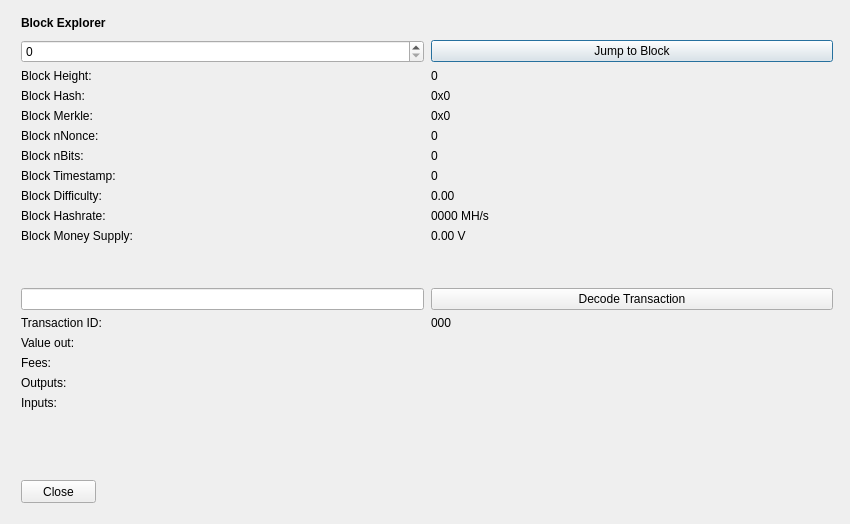
<?xml version="1.0" encoding="UTF-8"?>
<ui version="4.0">
 <class>BlockBrowser</class>
 <widget class="QDialog" name="BlockBrowser">
  <property name="windowModality">
   <enum>Qt::NonModal</enum>
  </property>
  <property name="enabled">
   <bool>true</bool>
  </property>
  <property name="geometry">
   <rect>
    <x>0</x>
    <y>0</y>
    <width>850</width>
    <height>524</height>
   </rect>
  </property>
  <property name="sizePolicy">
   <sizepolicy hsizetype="Preferred" vsizetype="Preferred">
    <horstretch>0</horstretch>
    <verstretch>0</verstretch>
   </sizepolicy>
  </property>
  <property name="minimumSize">
   <size>
    <width>0</width>
    <height>0</height>
   </size>
  </property>
  <property name="acceptDrops">
   <bool>false</bool>
  </property>
  <property name="windowTitle">
   <string>Version Block Explorer</string>
  </property>
  <layout class="QGridLayout">
   <property name="sizeConstraint">
    <enum>QLayout::SetMaximumSize</enum>
   </property>
   <property name="leftMargin">
    <number>21</number>
   </property>
   <property name="topMargin">
    <number>10</number>
   </property>
   <property name="rightMargin">
    <number>10</number>
   </property>
   <item row="1" column="0">
    <widget class="QWidget" name="widget" native="true">
     <widget class="QWidget" name="layoutWidgetBE1">
      <property name="geometry">
       <rect>
        <x>0</x>
        <y>0</y>
        <width>822</width>
        <height>27</height>
       </rect>
      </property>
      <layout class="QHBoxLayout" name="horizontalLayoutBE">
       <property name="spacing">
        <number>7</number>
       </property>
       <item>
        <widget class="QLabel" name="labelBlockExplorer">
         <property name="sizePolicy">
          <sizepolicy hsizetype="Preferred" vsizetype="Maximum">
           <horstretch>0</horstretch>
           <verstretch>0</verstretch>
          </sizepolicy>
         </property>
         <property name="font">
          <font>
           <weight>75</weight>
           <bold>true</bold>
          </font>
         </property>
         <property name="styleSheet">
          <string notr="true">font-weight:bold;</string>
         </property>
         <property name="text">
          <string>Block Explorer</string>
         </property>
        </widget>
       </item>
       <item>
        <spacer name="horizontalSpacerBE">
         <property name="orientation">
          <enum>Qt::Horizontal</enum>
         </property>
         <property name="sizeHint" stdset="0">
          <size>
           <width>40</width>
           <height>20</height>
          </size>
         </property>
        </spacer>
       </item>
      </layout>
     </widget>
     <widget class="QWidget" name="layoutWidgetBE2">
      <property name="geometry">
       <rect>
        <x>0</x>
        <y>30</y>
        <width>812</width>
        <height>410</height>
       </rect>
      </property>
      <layout class="QGridLayout" name="gridLayoutBE" rowstretch="0,0,0,0,0,0,0,0,0,0,0,0,0,0,0,0,0,0,0,0" columnstretch="0,0">
       <property name="sizeConstraint">
        <enum>QLayout::SetDefaultConstraint</enum>
       </property>
       <property name="horizontalSpacing">
        <number>7</number>
       </property>
       <item row="14" column="1">
        <widget class="QLabel" name="txID">
         <property name="text">
          <string>000</string>
         </property>
         <property name="textInteractionFlags">
          <set>Qt::LinksAccessibleByMouse|Qt::TextSelectableByMouse</set>
         </property>
        </widget>
       </item>
       <item row="8" column="1">
        <widget class="QLabel" name="timeBox">
         <property name="text">
          <string>0</string>
         </property>
         <property name="textInteractionFlags">
          <set>Qt::LinksAccessibleByMouse|Qt::TextSelectableByMouse</set>
         </property>
        </widget>
       </item>
       <item row="9" column="1">
        <widget class="QLabel" name="diffBox">
         <property name="text">
          <string>0.00</string>
         </property>
         <property name="textInteractionFlags">
          <set>Qt::LinksAccessibleByMouse|Qt::TextSelectableByMouse</set>
         </property>
        </widget>
       </item>
       <item row="10" column="0">
        <widget class="QLabel" name="hashRateLabel">
         <property name="text">
          <string>Block Hashrate:</string>
         </property>
        </widget>
       </item>
       <item row="9" column="0">
        <widget class="QLabel" name="diffLabel">
         <property name="text">
          <string>Block Difficulty:</string>
         </property>
        </widget>
       </item>
       <item row="17" column="1">
        <widget class="QLabel" name="outputBox">
         <property name="text">
          <string/>
         </property>
         <property name="alignment">
          <set>Qt::AlignLeading|Qt::AlignLeft|Qt::AlignTop</set>
         </property>
         <property name="textInteractionFlags">
          <set>Qt::LinksAccessibleByMouse|Qt::TextSelectableByMouse</set>
         </property>
        </widget>
       </item>
       <item row="3" column="1">
        <widget class="QLabel" name="heightLabelBE1">
         <property name="text">
          <string>0</string>
         </property>
         <property name="textInteractionFlags">
          <set>Qt::LinksAccessibleByMouse|Qt::TextSelectableByMouse</set>
         </property>
        </widget>
       </item>
       <item row="1" column="1">
        <widget class="QPushButton" name="blockButton">
         <property name="text">
          <string>Jump to Block</string>
         </property>
        </widget>
       </item>
       <item row="3" column="0">
        <widget class="QLabel" name="heightLabelBE2">
         <property name="text">
          <string>Block Height:</string>
         </property>
        </widget>
       </item>
       <item row="7" column="0">
        <widget class="QLabel" name="bitsLabel">
         <property name="text">
          <string>Block nBits:</string>
         </property>
        </widget>
       </item>
       <item row="6" column="1">
        <widget class="QLabel" name="nonceBox">
         <property name="text">
          <string>0</string>
         </property>
         <property name="textInteractionFlags">
          <set>Qt::LinksAccessibleByMouse|Qt::TextSelectableByMouse</set>
         </property>
        </widget>
       </item>
       <item row="6" column="0">
        <widget class="QLabel" name="nonceLabel">
         <property name="text">
          <string>Block nNonce:</string>
         </property>
        </widget>
       </item>
       <item row="5" column="1">
        <widget class="QLabel" name="merkleBox">
         <property name="minimumSize">
          <size>
           <width>187</width>
           <height>0</height>
          </size>
         </property>
         <property name="text">
          <string>0x0</string>
         </property>
         <property name="textInteractionFlags">
          <set>Qt::LinksAccessibleByMouse|Qt::TextSelectableByMouse</set>
         </property>
        </widget>
       </item>
       <item row="16" column="0">
        <widget class="QLabel" name="feesLabel">
         <property name="text">
          <string>Fees:</string>
         </property>
        </widget>
       </item>
       <item row="15" column="1">
        <widget class="QLabel" name="valueBox">
         <property name="text">
          <string/>
         </property>
         <property name="textInteractionFlags">
          <set>Qt::LinksAccessibleByMouse|Qt::TextSelectableByMouse</set>
         </property>
        </widget>
       </item>
       <item row="7" column="1">
        <widget class="QLabel" name="bitsBox">
         <property name="text">
          <string>0</string>
         </property>
         <property name="textInteractionFlags">
          <set>Qt::LinksAccessibleByMouse|Qt::TextSelectableByMouse</set>
         </property>
        </widget>
       </item>
       <item row="8" column="0">
        <widget class="QLabel" name="timeLabel">
         <property name="text">
          <string>Block Timestamp:</string>
         </property>
        </widget>
       </item>
       <item row="17" column="0">
        <widget class="QLabel" name="outputLabel">
         <property name="text">
          <string>Outputs:</string>
         </property>
         <property name="alignment">
          <set>Qt::AlignLeading|Qt::AlignLeft|Qt::AlignTop</set>
         </property>
        </widget>
       </item>
       <item row="1" column="0">
        <widget class="QSpinBox" name="heightBox">
         <property name="sizePolicy">
          <sizepolicy hsizetype="Preferred" vsizetype="Fixed">
           <horstretch>0</horstretch>
           <verstretch>0</verstretch>
          </sizepolicy>
         </property>
         <property name="maximum">
          <number>99999999</number>
         </property>
        </widget>
       </item>
       <item row="4" column="0">
        <widget class="QLabel" name="hashLabel">
         <property name="text">
          <string>Block Hash:</string>
         </property>
        </widget>
       </item>
       <item row="16" column="1">
        <widget class="QLabel" name="feesBox">
         <property name="text">
          <string/>
         </property>
         <property name="textInteractionFlags">
          <set>Qt::LinksAccessibleByMouse|Qt::TextSelectableByMouse</set>
         </property>
        </widget>
       </item>
       <item row="4" column="1">
        <widget class="QLabel" name="hashBox">
         <property name="enabled">
          <bool>true</bool>
         </property>
         <property name="sizePolicy">
          <sizepolicy hsizetype="Preferred" vsizetype="Preferred">
           <horstretch>0</horstretch>
           <verstretch>0</verstretch>
          </sizepolicy>
         </property>
         <property name="minimumSize">
          <size>
           <width>0</width>
           <height>0</height>
          </size>
         </property>
         <property name="text">
          <string>0x0</string>
         </property>
         <property name="textInteractionFlags">
          <set>Qt::LinksAccessibleByMouse|Qt::TextSelectableByMouse</set>
         </property>
        </widget>
       </item>
       <item row="14" column="0">
        <widget class="QLabel" name="txLabel">
         <property name="text">
          <string>Transaction ID:</string>
         </property>
        </widget>
       </item>
       <item row="15" column="0">
        <widget class="QLabel" name="valueLabel">
         <property name="text">
          <string>Value out:</string>
         </property>
        </widget>
       </item>
       <item row="13" column="0">
        <widget class="QLineEdit" name="txBox">
         <property name="sizePolicy">
          <sizepolicy hsizetype="Preferred" vsizetype="Fixed">
           <horstretch>0</horstretch>
           <verstretch>0</verstretch>
          </sizepolicy>
         </property>
         <property name="inputMask">
          <string comment="Transaction id" extracomment="Transaction id"/>
         </property>
         <property name="placeholderText">
          <string comment="Transaction ID" extracomment="Transaction ID"/>
         </property>
        </widget>
       </item>
       <item row="12" column="0">
        <spacer name="verticalSpacer_2">
         <property name="orientation">
          <enum>Qt::Vertical</enum>
         </property>
         <property name="sizeHint" stdset="0">
          <size>
           <width>20</width>
           <height>20</height>
          </size>
         </property>
        </spacer>
       </item>
       <item row="10" column="1">
        <widget class="QLabel" name="hashRateBox">
         <property name="text">
          <string>0000 MH/s</string>
         </property>
         <property name="textInteractionFlags">
          <set>Qt::LinksAccessibleByMouse|Qt::TextSelectableByMouse</set>
         </property>
        </widget>
       </item>
       <item row="19" column="0">
        <spacer name="verticalSpacer">
         <property name="orientation">
          <enum>Qt::Vertical</enum>
         </property>
         <property name="sizeHint" stdset="0">
          <size>
           <width>20</width>
           <height>40</height>
          </size>
         </property>
        </spacer>
       </item>
       <item row="13" column="1">
        <widget class="QPushButton" name="txButton">
         <property name="text">
          <string>Decode Transaction</string>
         </property>
        </widget>
       </item>
       <item row="18" column="0">
        <widget class="QLabel" name="inputLabel">
         <property name="text">
          <string>Inputs:</string>
         </property>
         <property name="alignment">
          <set>Qt::AlignLeading|Qt::AlignLeft|Qt::AlignTop</set>
         </property>
        </widget>
       </item>
       <item row="5" column="0">
        <widget class="QLabel" name="merkleLabel">
         <property name="text">
          <string>Block Merkle:</string>
         </property>
        </widget>
       </item>
       <item row="18" column="1">
        <widget class="QLabel" name="inputBox">
         <property name="text">
          <string/>
         </property>
         <property name="alignment">
          <set>Qt::AlignLeading|Qt::AlignLeft|Qt::AlignTop</set>
         </property>
         <property name="textInteractionFlags">
          <set>Qt::LinksAccessibleByMouse|Qt::TextSelectableByMouse</set>
         </property>
        </widget>
       </item>
       <item row="11" column="0">
        <widget class="QLabel" name="moneySupplyLabel">
         <property name="text">
          <string>Block Money Supply:</string>
         </property>
        </widget>
       </item>
       <item row="11" column="1">
        <widget class="QLabel" name="moneySupplyBox">
         <property name="text">
          <string>0.00 V</string>
         </property>
         <property name="textInteractionFlags">
          <set>Qt::LinksAccessibleByMouse|Qt::TextSelectableByMouse</set>
         </property>
        </widget>
       </item>
      </layout>
     </widget>
     <widget class="QPushButton" name="closeButton">
      <property name="geometry">
       <rect>
        <x>0</x>
        <y>470</y>
        <width>75</width>
        <height>23</height>
       </rect>
      </property>
      <property name="text">
       <string>Close</string>
      </property>
     </widget>
    </widget>
   </item>
  </layout>
 </widget>
 <resources/>
 <connections/>
</ui>
